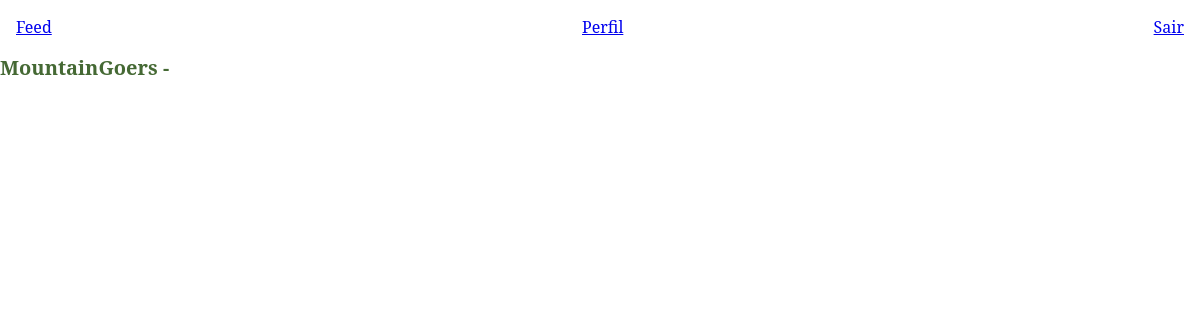
The page /perfil/8 (signed in) on the database as committed earlier.
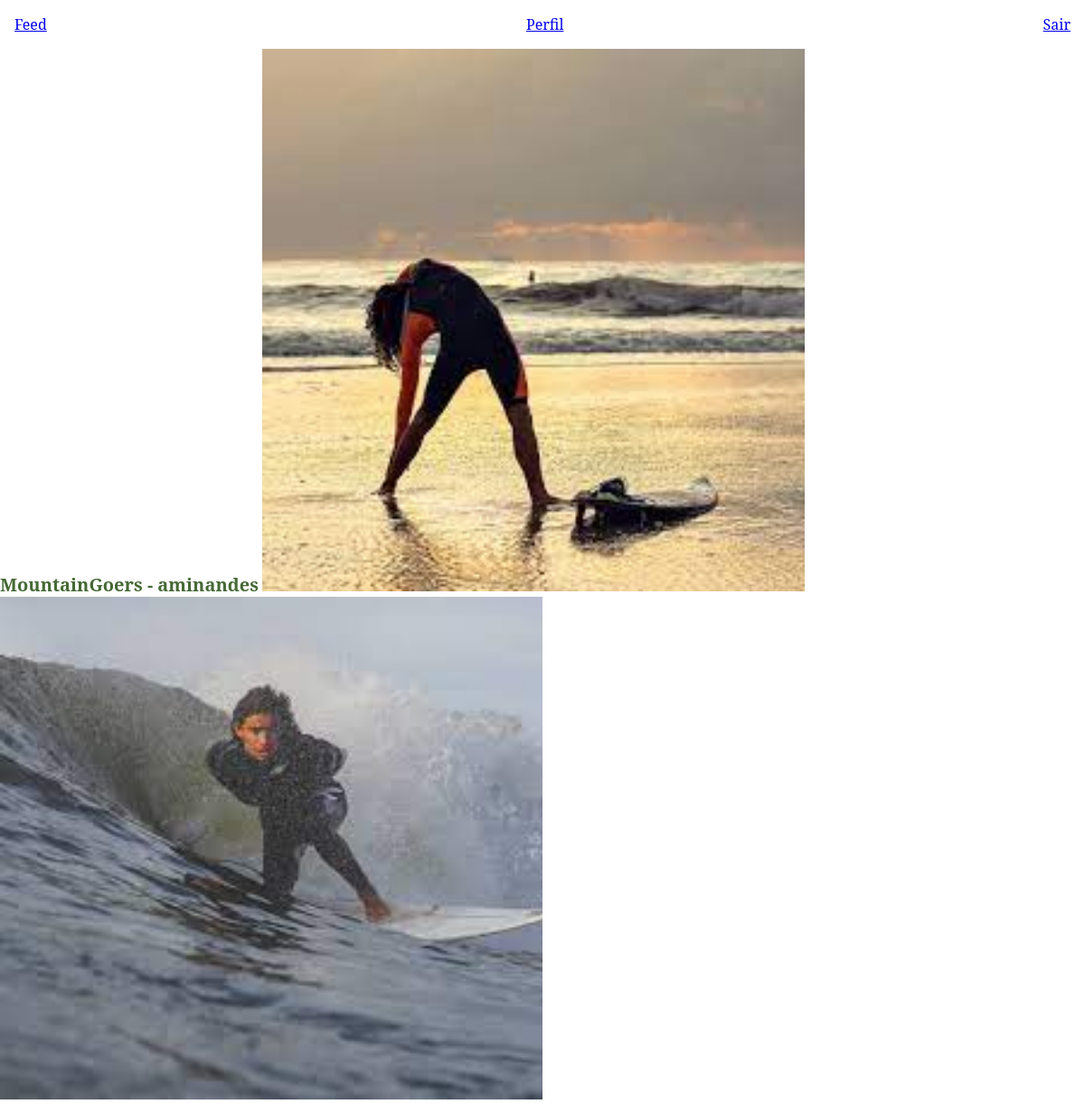
The same page on the database as committed later.
### mountaingoers/models.py (models this page shows)
class Usuario(database.Model, UserMixin):
    id = database.Column(database.Integer, primary_key=True)
    username = database.Column(database.String, nullable=False)
    email = database.Column(database.String, nullable=False, unique=True)
    senha = database.Column(database.String, nullable=False)
    fotos = database.relationship("Foto", backref="usuario", lazy=True)

class Foto(database.Model):
    id = database.Column(database.Integer, primary_key=True)
    imagem = database.Column(database.String, default="default.png")
    data_criacao = database.Column(database.String, nullable=False, default=datetime.utcnow())
    id_usuario = database.Column(database.Integer, database.ForeignKey('usuario.id'), nullable=False)

### mountaingoers/routes.py (the view)
@app.route("/perfil/<id_usuario>", methods=["GET","POST"])
@login_required
def perfil(id_usuario):
    if int(id_usuario) == int(current_user.id):
        formfoto = FormFoto()
        if formfoto.validate_on_submit():
            arquivo = formfoto.foto.data
            nome_seguro = secure_filename(arquivo.filename)
            caminho = os.path.join(os.path.abspath(os.path.dirname(__file__)),
                                   app.config["UPLOAD_FOLDER"],nome_seguro)
            arquivo.save(caminho)
            foto = Foto(imagem=nome_seguro, id_usuario=current_user.id)
            database.session.add(foto)
            database.session.commit()
        return render_template("perfil.html", usuario=current_user, form=formfoto)
    else:
        usuario = Usuario.query.get(int(id_usuario))
        return render_template("perfil.html", usuario=usuario, form=None)

### mountaingoers/models.py (called while the page is built)
@login_manager.user_loader
def Load_usuario(id_usuario):
    return Usuario.query.get(int(id_usuario))

### mountaingoers/templates/perfil.html (shortened to what this page needs)
{% extends "homepage.html" %}
{% block body %}
<body>
    {% include "navbar.html" %}
    <h1>MountainGoers - {{ usuario.username }}</h1>
    {% for foto in usuario.fotos %}
    <img src="{{ url_for ('static', filename='img/posts/{}'.format(foto.imagem)) }}" >
    {% endfor %}
</body>
{% endblock %}

### mountaingoers/templates/homepage.html (shortened to what this page needs)
<!DOCTYPE html>
<html lang="pt">
<head>
    <link rel="stylesheet" href="{{ url_for('static', filename='css/style.css') }}">
</head>
{% block body %}{% endblock %}
</html>

### mountaingoers/templates/navbar.html
<nav>
    <a href="{{ url_for('feed')}}">Feed</a>
    <a href="{{ url_for('perfil', id_usuario=current_user.id) }}">Perfil</a>
    <a href="{{ url_for ('logout')}}">  Sair</a>
</nav>

### mountaingoers/static/css/style.css (style rules this page uses)
* { margin: 0; padding: 0; }
body { font-family: 'Serif'; color: #333; }
nav { padding: 16px; display: flex; align-items: center; justify-content: space-between; }
h1 { color: rgb(69, 105, 52); font-size: 20px; font-family: 'serif'; display: inline; }
img { width: 50%; }

Rows that differ between the two databases and show on the page:
added Usuario: username "aminandes"
added Foto: imagem (picture)
added Foto: imagem (picture)
